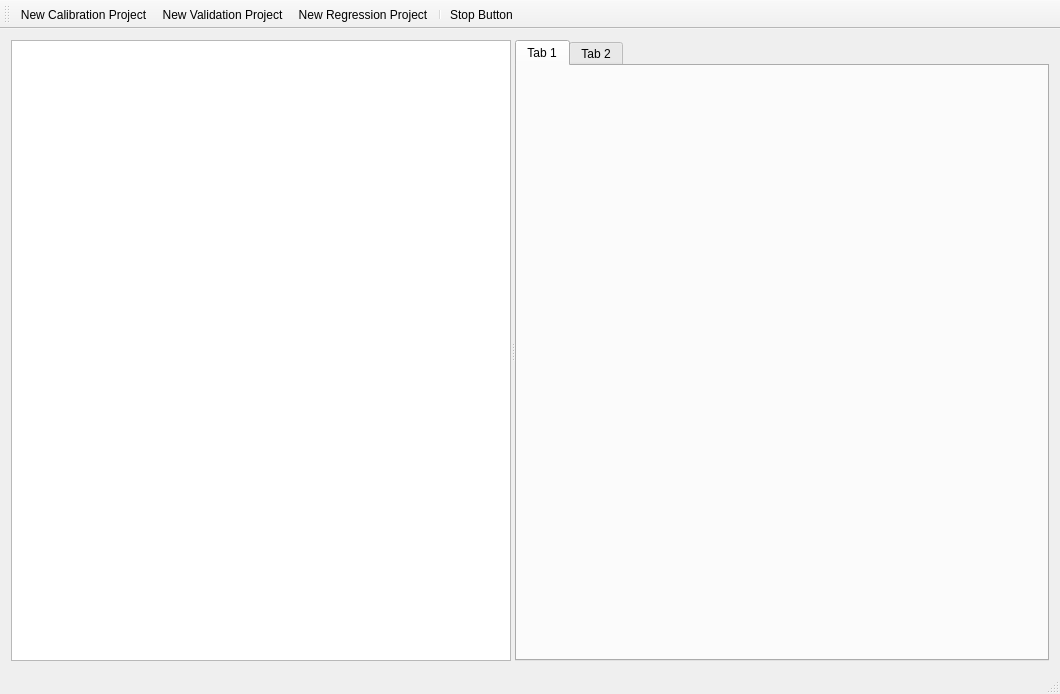
<?xml version="1.0" encoding="UTF-8"?>
<ui version="4.0">
 <class>MainWindow</class>
 <widget class="QMainWindow" name="MainWindow">
  <property name="geometry">
   <rect>
    <x>0</x>
    <y>0</y>
    <width>1060</width>
    <height>694</height>
   </rect>
  </property>
  <property name="windowTitle">
   <string>SAKe</string>
  </property>
  <widget class="QWidget" name="centralWidget">
   <layout class="QVBoxLayout" name="verticalLayout">
    <item>
     <widget class="QSplitter" name="splitter">
      <property name="orientation">
       <enum>Qt::Horizontal</enum>
      </property>
      <widget class="QTreeWidget" name="treeWidget">
       <property name="minimumSize">
        <size>
         <width>100</width>
         <height>0</height>
        </size>
       </property>
       <property name="maximumSize">
        <size>
         <width>500</width>
         <height>16777215</height>
        </size>
       </property>
       <property name="headerHidden">
        <bool>true</bool>
       </property>
       <column>
        <property name="text">
         <string notr="true">1</string>
        </property>
       </column>
      </widget>
      <widget class="QTabWidget" name="tabWidget_2">
       <widget class="QWidget" name="tab_3">
        <attribute name="title">
         <string>Tab 1</string>
        </attribute>
        <layout class="QVBoxLayout" name="verticalLayout_2"/>
       </widget>
       <widget class="QWidget" name="tab_4">
        <attribute name="title">
         <string>Tab 2</string>
        </attribute>
       </widget>
      </widget>
     </widget>
    </item>
   </layout>
  </widget>
  <widget class="QToolBar" name="mainToolBar">
   <property name="iconSize">
    <size>
     <width>30</width>
     <height>30</height>
    </size>
   </property>
   <attribute name="toolBarArea">
    <enum>TopToolBarArea</enum>
   </attribute>
   <attribute name="toolBarBreak">
    <bool>false</bool>
   </attribute>
   <addaction name="newCalibrationProject"/>
   <addaction name="actionNewValidationProject"/>
   <addaction name="actionNew_Regression_Project"/>
   <addaction name="separator"/>
   <addaction name="stopButton"/>
  </widget>
  <widget class="QStatusBar" name="statusBar"/>
  <action name="newCalibrationProject">
   <property name="checked">
    <bool>false</bool>
   </property>
   <property name="enabled">
    <bool>true</bool>
   </property>
   <property name="icon">
    <iconset resource="myresource.qrc">
     <normaloff>:/img/cali.png</normaloff>
     <normalon>img/download.png</normalon>:/img/cali.png</iconset>
   </property>
   <property name="text">
    <string>New Calibration Project</string>
   </property>
   <property name="toolTip">
    <string>New Calibration Project</string>
   </property>
   <property name="font">
    <font/>
   </property>
   <property name="shortcut">
    <string>Shift+C</string>
   </property>
   <property name="autoRepeat">
    <bool>false</bool>
   </property>
   <property name="visible">
    <bool>true</bool>
   </property>
   <property name="iconVisibleInMenu">
    <bool>true</bool>
   </property>
  </action>
  <action name="stopButton">
   <property name="icon">
    <iconset resource="myresource.qrc">
     <normaloff>:/img/red-stop-button-icon-17950.png</normaloff>:/img/red-stop-button-icon-17950.png</iconset>
   </property>
   <property name="text">
    <string>Stop Button</string>
   </property>
  </action>
  <action name="actionNewValidationProject">
   <property name="icon">
    <iconset resource="myresource.qrc">
     <normaloff>:/img/check.png</normaloff>:/img/check.png</iconset>
   </property>
   <property name="text">
    <string>New Validation Project</string>
   </property>
  </action>
  <action name="actionNew_Regression_Project">
   <property name="icon">
    <iconset resource="myresource.qrc">
     <normaloff>:/img/regression.png</normaloff>:/img/regression.png</iconset>
   </property>
   <property name="text">
    <string>New Regression Project</string>
   </property>
  </action>
 </widget>
 <layoutdefault spacing="6" margin="11"/>
 <resources>
  <include location="myresource.qrc"/>
 </resources>
 <connections/>
</ui>
